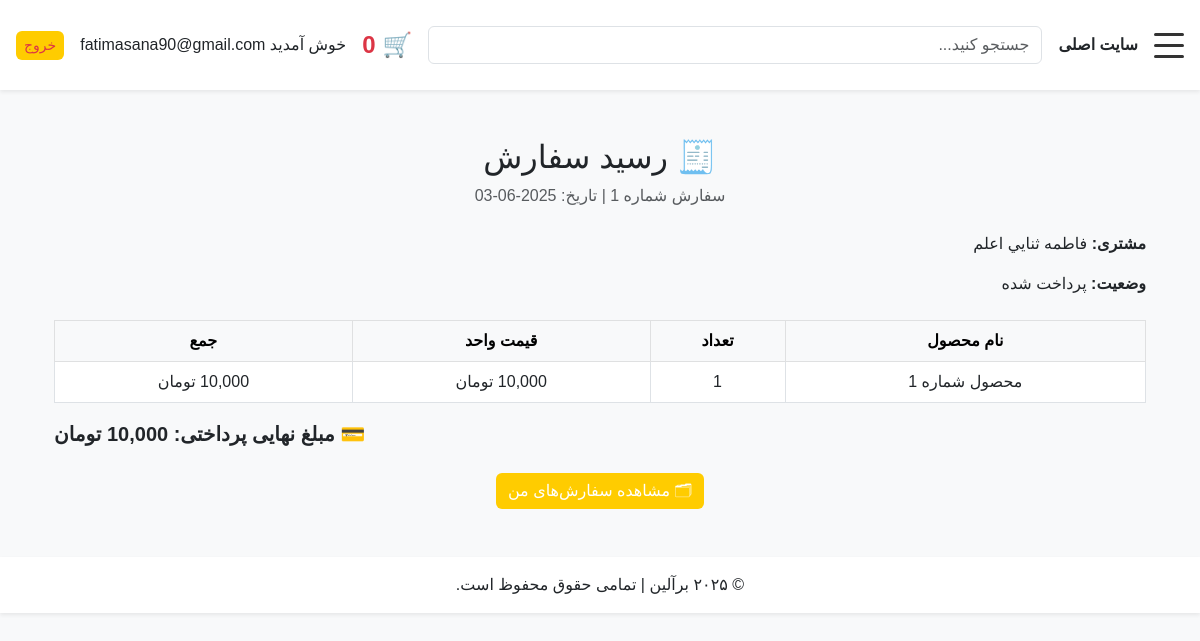
The app's page /receipt/1 (signed in) with its own data.
### models.py (models this page shows, shortened)
class User(UserMixin, db.Model):
    id = db.Column(db.Integer, primary_key=True)
    email = db.Column(db.String(150), unique=True, nullable=False)
    password = db.Column(db.String(200), nullable=False)
    is_admin = db.Column(db.Boolean, default=False)
    orders = db.relationship('Order', back_populates='user', lazy='dynamic')
    transactions = db.relationship('Transaction', back_populates='user', lazy='dynamic')

class Order(db.Model):
    id = db.Column(db.Integer, primary_key=True)
    user_id = db.Column(db.Integer, db.ForeignKey('user.id'))
    customer_name = db.Column(db.String(100), nullable=True)
    total_price = db.Column(db.Float, nullable=False)
    status = db.Column(db.String(50), default='در انتظار پرداخت')
    created_at = db.Column(db.DateTime, default=datetime.utcnow)
    paid = db.Column(db.Boolean, default=False)  # پرداخت شده یا نه
    delivery_status = db.Column(db.String(50), default='در حال پردازش')  # وضعیت ارسال
    user = db.relationship('User', back_populates='orders')
    items = db.relationship('OrderItem', back_populates='order', cascade='all, delete-orphan', lazy='joined')
    payments = db.relationship('Payment', back_populates='order', cascade='all, delete-orphan', lazy='joined')

class OrderItem(db.Model):
    id = db.Column(db.Integer, primary_key=True)
    order_id = db.Column(db.Integer, db.ForeignKey('order.id'), nullable=False)
    product_id = db.Column(db.Integer, db.ForeignKey('product.id'), nullable=False)
    name = db.Column(db.String(100))
    quantity = db.Column(db.Integer, nullable=False)
    price = db.Column(db.Float, nullable=False)
    product = db.relationship('Product')
    order = db.relationship('Order', back_populates='items')

class Product(db.Model):
    id = db.Column(db.Integer, primary_key=True)
    name = db.Column(db.String(100), nullable=False)
    stock = db.Column(db.Integer, nullable=False)
    price = db.Column(db.Float, nullable=False)
    category = db.Column(db.String(50), nullable=False)
    image_url = db.Column(db.String(100), nullable=True)
    suppliers = db.relationship('Supplier', back_populates='product', lazy='dynamic')

### routes/main_routes.py (the view)
@main.route('/receipt/<int:order_id>')
@login_required
def receipt(order_id):
    order = Order.query.get_or_404(order_id)
    if order.user_id != current_user.id:
        abort(403)
    order_items = OrderItem.query.filter_by(order_id=order.id).all()
    return render_template('receipt.html', order=order, items=order_items)

### templates/receipt.html (shortened to what this page needs)
{% extends "base.html" %}
{% block content %}
<div class="container mt-5 mb-5">
    <div class="text-center mb-4">
        <h2>🧾 رسید سفارش</h2>
        <p class="text-muted">سفارش شماره {{ order.id }} | تاریخ: {{ order.created_at.strftime('%Y-%m-%d') }}</p>
    </div>
    <div class="mb-4">
        <p><strong>مشتری:</strong> {{ order.customer_name }}</p>
        <p><strong>وضعیت:</strong> {{ order.status }}</p>
    </div>
    <div class="table-responsive">
        <table class="table table-bordered text-center align-middle">
            <thead class="table-light">
                <tr>
                    <th>نام محصول</th>
                    <th>تعداد</th>
                    <th>قیمت واحد</th>
                    <th>جمع</th>
                </tr>
            </thead>
            <tbody>
                {% for item in items %}
                <tr>
                    <td>{{ item.product.name }}</td>
                    <td>{{ item.quantity }}</td>
                    <td>{{ "{:,.0f}".format(item.price) }} تومان</td>
                    <td>{{ "{:,.0f}".format(item.price * item.quantity) }} تومان</td>
                </tr>
                {% endfor %}
            </tbody>
        </table>
    </div>
    <div class="text-end fw-bold fs-5">
        💳 مبلغ نهایی پرداختی: {{ "{:,.0f}".format(order.total_price) }} تومان
    </div>
    <div class="text-center mt-4">
        <a href="{{ url_for('main.order_history') }}" class="btn btn-primary">🗂 مشاهده سفارش‌های من</a>
    </div>
</div>
{% endblock %}

### templates/base.html (shortened to what this page needs)
<!DOCTYPE html>
<html lang="fa" dir="rtl">
<head>
  <link href="https://cdn.jsdelivr.net/npm/bootstrap@5.3.0/dist/css/bootstrap.rtl.min.css" rel="stylesheet" />
  <link rel="stylesheet" href="{{ url_for('static', filename='css/style.css') }}" />
</head>
<body class="bg-light">
  <header class="d-flex justify-content-between align-items-center p-3 bg-white shadow-sm sticky-top">
    <div class="d-flex align-items-center gap-3">
      <div id="menuToggle" class="menu-toggle" style="cursor: pointer;">
        <span></span>
        <span></span>
        <span></span>
      </div>
      <a href="https://www.beralinco.com" target="_blank" class="fw-bold text-decoration-none text-dark">سایت اصلی</a>
    </div>
    <div class="flex-grow-1 mx-3">
      <input type="text" class="form-control" placeholder="جستجو کنید..." />
    </div>
    <div class="d-flex align-items-center gap-3">
      <div class="cart-icon fs-4">
        🛒 <span id="cart-count" class="text-danger fw-bold">0</span>
      </div>
      {% if current_user.is_authenticated %}
        <span>خوش آمدید {{ current_user.email }}</span>
        <a href="{{ url_for('main.logout') }}" class="btn btn-outline-danger btn-sm">خروج</a>
      {% else %}
        <a href="{{ url_for('main.login') }}" class="btn btn-outline-primary btn-sm">ورود</a>
        <a href="{{ url_for('main.register') }}" class="btn btn-outline-success btn-sm">ثبت‌نام</a>
      {% endif %}
    </div>
  </header>
  <main class="container my-4">
    {% block content %}{% endblock %}
  </main>
  <footer class="bg-white text-center py-3 shadow-sm mt-5">
    &copy; ۲۰۲۵ برآلین | تمامی حقوق محفوظ است.
  </footer>
</body>
</html>

### static/css/style.css (style rules this page uses)
html { scroll-behavior: smooth; }
body { font-family: 'Vazirmatn', 'IRANSans', Tahoma, sans-serif; direction: rtl; background-color: #f8f9fa; margin: 0; padding: 0; }
input, button { width: 100%; padding: 10px; margin: 10px 0; font-size: 14px; box-sizing: border-box; }
button, .btn { background-color: #ffcc00; border: none; cursor: pointer; border-radius: 6px; transition: background-color 0.3s ease; }
.menu-toggle { width: 30px; height: 25px; display: flex; flex-direction: column; justify-content: space-between; cursor: pointer; z-index: 1060; }
.menu-toggle span { display: block; height: 3px; background: #333; border-radius: 2px; transition: 0.3s ease-in-out; }

### records on screen
User: email "fatimasana90@gmail.com"
Order: created_at "2025-06-03", customer_name "فاطمه ثنايي اعلم", status "پرداخت شده", total_price "10,000"
OrderItem: product.name "محصول شماره 1", quantity "1", item.price*item.quantity "10,000"
